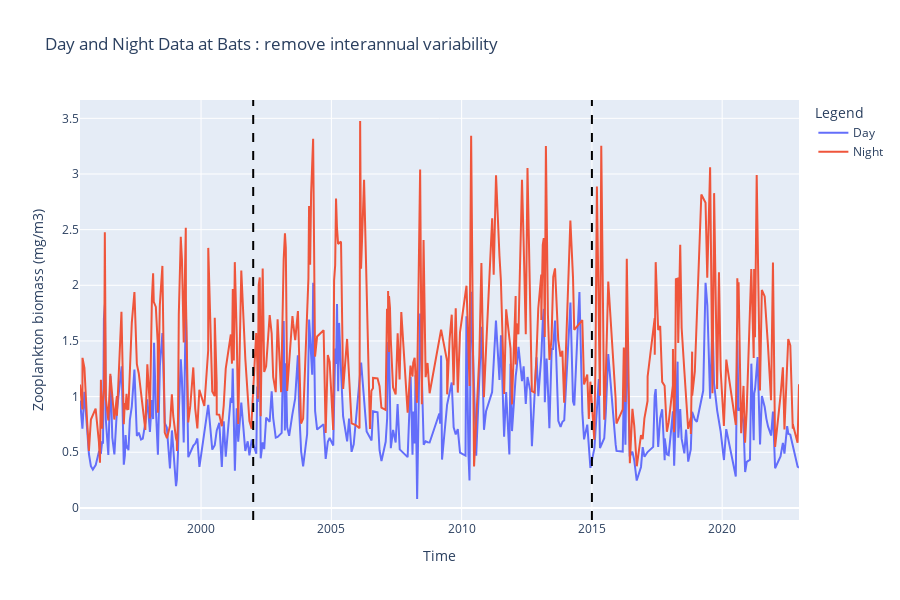

Notebook cell for this chart:
### Code cell
fig = go.Figure()

# Plot day data
fig.add_trace(
    go.Scatter(
        x=data.day.dropna("time").time.data.flatten(),
        y=data.day.dropna("time").data.flatten(),
        mode="lines",
        name="Day",
    )
)

# Plot night data
fig.add_trace(
    go.Scatter(
        x=data.night.dropna("time").time.data.flatten(),
        y=data.night.dropna("time").data.flatten(),
        mode="lines",
        name="Night",
    )
)

# Add vertical lines for 2000 and 2015
fig.add_shape(
    type="line",
    x0=time_start,
    y0=0,
    x1=time_start,
    y1=1,
    xref="x",
    yref="paper",
    line=dict(color="black", width=2, dash="dash"),
    name="Year 2000",
)

fig.add_shape(
    type="line",
    x0=time_end,
    y0=0,
    x1=time_end,
    y1=1,
    xref="x",
    yref="paper",
    line=dict(color="black", width=2, dash="dash"),
    name="Year 2015",
)

# Update layout
fig.update_layout(
    title=f"Day and Night Data at {station} : remove interannual variability",
    xaxis_title="Time",
    yaxis_title="Zooplankton biomass (mg/m3)",
    legend_title="Legend",
    height=600,
    # width=800,
    showlegend=True,
)

fig.show()

### Figure 1 — Plotly figure (JSON) as saved in the notebook; plotly's stock layout.template omitted (floating-point values rounded to 4 significant figures; data arrays with more than 128 entries replaced by an {"elided": "..."} marker saying what was removed)
{"data": [{"mode": "lines", "name": "Day", "type": "scatter", "x": {"elided": "314 str values"}, "y": {"elided": "314 float values"}}, {"mode": "lines", "name": "Night", "type": "scatter", "x": {"elided": "348 str values"}, "y": {"elided": "348 float values"}}], "layout": {"height": 600, "legend": {"title": {"text": "Legend"}}, "shapes": [{"line": {"color": "black", "dash": "dash", "width": 2}, "name": "Year 2000", "type": "line", "x0": "2002-01-01", "x1": "2002-01-01", "xref": "x", "y0": 0, "y1": 1, "yref": "paper"}, {"line": {"color": "black", "dash": "dash", "width": 2}, "name": "Year 2015", "type": "line", "x0": "2015-01-01", "x1": "2015-01-01", "xref": "x", "y0": 0, "y1": 1, "yref": "paper"}], "showlegend": true, "title": {"text": "Day and Night Data at Bats : remove interannual variability"}, "xaxis": {"title": {"text": "Time"}}, "yaxis": {"title": {"text": "Zooplankton biomass (mg/m3)"}}}}
